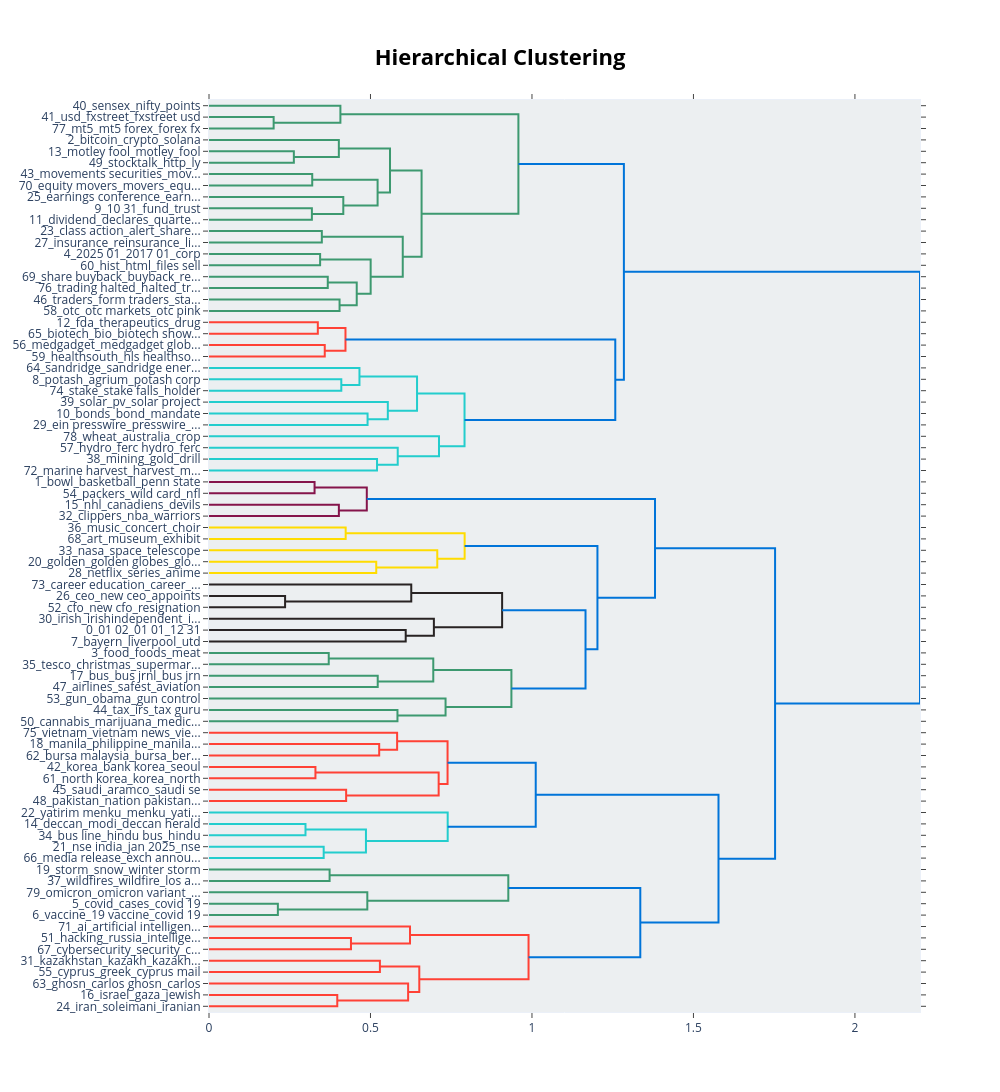

Source (notebook cell):
### Markdown cell above
### Hover-rich names for every internal node

BERTopic draws an internal node's hover label from `hier_df['Parent_Name']`. By default
that's a stopword-heavy underscore string; we **overwrite it** with the *pooled top
words* of the topics beneath the node plus its size (`N topics, M docs`). Now hovering
any merge point answers "what cluster would form if I cut here?".

### Code cell
hier_df = topic_model.hierarchical_topics(docs, use_ctfidf=False, linkage_function=topic_linkage)

def clean_name(topic_list):
    # pooled top c-TF-IDF words across the topics under a node, + cluster size
    pool = {}
    for tid in topic_list:
        for w, sc in topic_model.get_topic(tid)[:5]:
            if w:
                pool[w] = pool.get(w, 0.0) + sc
    top = sorted(pool, key=pool.get, reverse=True)[:6]
    ndocs = int(sizes.reindex(topic_list).fillna(0).sum())
    return f"{' · '.join(top)}  ({len(topic_list)} topics, {ndocs:,} docs)"

hier_df["Parent_Name"] = hier_df["Topics"].apply(clean_name)

# Inline preview: cap leaves so it's readable in the notebook. Hover the merge points.
fig_hier = topic_model.visualize_hierarchy(
    hierarchical_topics=hier_df, use_ctfidf=False, linkage_function=topic_linkage,
    top_n_topics=80,
)
fig_hier

### Figure 1 — Plotly figure (JSON) as saved in the notebook; plotly's stock layout.template omitted (floating-point values rounded to 4 significant figures)
{"data": [{"hoverinfo": "text", "marker": {"color": "rgb(61,153,112)"}, "mode": "lines", "type": "scatter", "x": [0.0, 0.2002, 0.2002, 0.0], "xaxis": "x", "y": [-15.0, -15.0, -25.0, -25.0], "yaxis": "y"}, {"hoverinfo": "text", "marker": {"color": "rgb(61,153,112)"}, "mode": "lines", "type": "scatter", "x": [0.0, 0.4068, 0.4068, 0.2002], "xaxis": "x", "y": [-5.0, -5.0, -20.0, -20.0], "yaxis": "y"}, {"hoverinfo": "text", "marker": {"color": "rgb(61,153,112)"}, "mode": "lines", "type": "scatter", "x": [0.0, 0.2627, 0.2627, 0.0], "xaxis": "x", "y": [-45.0, -45.0, -55.0, -55.0], "yaxis": "y"}, {"hoverinfo": "text", "marker": {"color": "rgb(61,153,112)"}, "mode": "lines", "type": "scatter", "x": [0.0, 0.402, 0.402, 0.2627], "xaxis": "x", "y": [-35.0, -35.0, -50.0, -50.0], "yaxis": "y"}, {"hoverinfo": "text", "marker": {"color": "rgb(61,153,112)"}, "mode": "lines", "type": "scatter", "x": [0.0, 0.3196, 0.3196, 0.0], "xaxis": "x", "y": [-65.0, -65.0, -75.0, -75.0], "yaxis": "y"}, {"hoverinfo": "text", "marker": {"color": "rgb(61,153,112)"}, "mode": "lines", "type": "scatter", "x": [0.0, 0.3185, 0.3185, 0.0], "xaxis": "x", "y": [-95.0, -95.0, -105.0, -105.0], "yaxis": "y"}, {"hoverinfo": "text", "marker": {"color": "rgb(61,153,112)"}, "mode": "lines", "type": "scatter", "x": [0.0, 0.4158, 0.4158, 0.3185], "xaxis": "x", "y": [-85.0, -85.0, -100.0, -100.0], "yaxis": "y"}, {"hoverinfo": "text", "marker": {"color": "rgb(61,153,112)"}, "mode": "lines", "type": "scatter", "x": [0.3196, 0.522, 0.522, 0.4158], "xaxis": "x", "y": [-70.0, -70.0, -92.5, -92.5], "yaxis": "y"}, {"hoverinfo": "text", "marker": {"color": "rgb(61,153,112)"}, "mode": "lines", "type": "scatter", "x": [0.402, 0.5605, 0.5605, 0.522], "xaxis": "x", "y": [-42.5, -42.5, -81.25, -81.25], "yaxis": "y"}, {"hoverinfo": "text", "marker": {"color": "rgb(61,153,112)"}, "mode": "lines", "type": "scatter", "x": [0.0, 0.3494, 0.3494, 0.0], "xaxis": "x", "y": [-115.0, -115.0, -125.0, -125.0], "yaxis": "y"}, {"hoverinfo": "text", "marker": {"color": "rgb(61,153,112)"}, "mode": "lines", "type": "scatter", "x": [0.0, 0.3441, 0.3441, 0.0], "xaxis": "x", "y": [-135.0, -135.0, -145.0, -145.0], "yaxis": "y"}, {"hoverinfo": "text", "marker": {"color": "rgb(61,153,112)"}, "mode": "lines", "type": "scatter", "x": [0.0, 0.3678, 0.3678, 0.0], "xaxis": "x", "y": [-155.0, -155.0, -165.0, -165.0], "yaxis": "y"}, {"hoverinfo": "text", "marker": {"color": "rgb(61,153,112)"}, "mode": "lines", "type": "scatter", "x": [0.0, 0.4042, 0.4042, 0.0], "xaxis": "x", "y": [-175.0, -175.0, -185.0, -185.0], "yaxis": "y"}, {"hoverinfo": "text", "marker": {"color": "rgb(61,153,112)"}, "mode": "lines", "type": "scatter", "x": [0.3678, 0.4574, 0.4574, 0.4042], "xaxis": "x", "y": [-160.0, -160.0, -180.0, -180.0], "yaxis": "y"}, {"hoverinfo": "text", "marker": {"color": "rgb(61,153,112)"}, "mode": "lines", "type": "scatter", "x": [0.3441, 0.5005, 0.5005, 0.4574], "xaxis": "x", "y": [-140.0, -140.0, -170.0, -170.0], "yaxis": "y"}, {"hoverinfo": "text", "marker": {"color": "rgb(61,153,112)"}, "mode": "lines", "type": "scatter", "x": [0.3494, 0.5999, 0.5999, 0.5005], "xaxis": "x", "y": [-120.0, -120.0, -155.0, -155.0], "yaxis": "y"}, {"hoverinfo": "text", "marker": {"color": "rgb(61,153,112)"}, "mode": "lines", "type": "scatter", "x": [0.5605, 0.6582, 0.6582, 0.5999], "xaxis": "x", "y": [-61.88, -61.88, -137.5, -137.5], "yaxis": "y"}, {"hoverinfo": "text", "marker": {"color": "rgb(61,153,112)"}, "mode": "lines", "type": "scatter", "x": [0.4068, 0.958, 0.958, 0.6582], "xaxis": "x", "y": [-12.5, -12.5, -99.69, -99.69], "yaxis": "y"}, {"hoverinfo": "text", "marker": {"color": "rgb(255,65,54)"}, "mode": "lines", "type": "scatter", "x": [0.0, 0.3369, 0.3369, 0.0], "xaxis": "x", "y": [-195.0, -195.0, -205.0, -205.0], "yaxis": "y"}, {"hoverinfo": "text", "marker": {"color": "rgb(255,65,54)"}, "mode": "lines", "type": "scatter", "x": [0.0, 0.3584, 0.3584, 0.0], "xaxis": "x", "y": [-215.0, -215.0, -225.0, -225.0], "yaxis": "y"}, {"hoverinfo": "text", "marker": {"color": "rgb(255,65,54)"}, "mode": "lines", "type": "scatter", "x": [0.3369, 0.4226, 0.4226, 0.3584], "xaxis": "x", "y": [-200.0, -200.0, -220.0, -220.0], "yaxis": "y"}, {"hoverinfo": "text", "marker": {"color": "rgb(35,205,205)"}, "mode": "lines", "type": "scatter", "x": [0.0, 0.4096, 0.4096, 0.0], "xaxis": "x", "y": [-245.0, -245.0, -255.0, -255.0], "yaxis": "y"}, {"hoverinfo": "text", "marker": {"color": "rgb(35,205,205)"}, "mode": "lines", "type": "scatter", "x": [0.0, 0.4659, 0.4659, 0.4096], "xaxis": "x", "y": [-235.0, -235.0, -250.0, -250.0], "yaxis": "y"}, {"hoverinfo": "text", "marker": {"color": "rgb(35,205,205)"}, "mode": "lines", "type": "scatter", "x": [0.0, 0.491, 0.491, 0.0], "xaxis": "x", "y": [-275.0, -275.0, -285.0, -285.0], "yaxis": "y"}, {"hoverinfo": "text", "marker": {"color": "rgb(35,205,205)"}, "mode": "lines", "type": "scatter", "x": [0.0, 0.5537, 0.5537, 0.491], "xaxis": "x", "y": [-265.0, -265.0, -280.0, -280.0], "yaxis": "y"}, {"hoverinfo": "text", "marker": {"color": "rgb(35,205,205)"}, "mode": "lines", "type": "scatter", "x": [0.4659, 0.6442, 0.6442, 0.5537], "xaxis": "x", "y": [-242.5, -242.5, -272.5, -272.5], "yaxis": "y"}, {"hoverinfo": "text", "marker": {"color": "rgb(35,205,205)"}, "mode": "lines", "type": "scatter", "x": [0.0, 0.5203, 0.5203, 0.0], "xaxis": "x", "y": [-315.0, -315.0, -325.0, -325.0], "yaxis": "y"}, {"hoverinfo": "text", "marker": {"color": "rgb(35,205,205)"}, "mode": "lines", "type": "scatter", "x": [0.0, 0.5844, 0.5844, 0.5203], "xaxis": "x", "y": [-305.0, -305.0, -320.0, -320.0], "yaxis": "y"}, {"hoverinfo": "text", "marker": {"color": "rgb(35,205,205)"}, "mode": "lines", "type": "scatter", "x": [0.0, 0.7121, 0.7121, 0.5844], "xaxis": "x", "y": [-295.0, -295.0, -312.5, -312.5], "yaxis": "y"}, {"hoverinfo": "text", "marker": {"color": "rgb(35,205,205)"}, "mode": "lines", "type": "scatter", "x": [0.6442, 0.7912, 0.7912, 0.7121], "xaxis": "x", "y": [-257.5, -257.5, -303.8, -303.8], "yaxis": "y"}, {"hoverinfo": "text", "marker": {"color": "rgb(0,116,217)"}, "mode": "lines", "type": "scatter", "x": [0.4226, 1.258, 1.258, 0.7912], "xaxis": "x", "y": [-210.0, -210.0, -280.6, -280.6], "yaxis": "y"}, {"hoverinfo": "text", "marker": {"color": "rgb(0,116,217)"}, "mode": "lines", "type": "scatter", "x": [0.958, 1.285, 1.285, 1.258], "xaxis": "x", "y": [-56.09, -56.09, -245.3, -245.3], "yaxis": "y"}, {"hoverinfo": "text", "marker": {"color": "rgb(133,20,75)"}, "mode": "lines", "type": "scatter", "x": [0.0, 0.3268, 0.3268, 0.0], "xaxis": "x", "y": [-335.0, -335.0, -345.0, -345.0], "yaxis": "y"}, {"hoverinfo": "text", "marker": {"color": "rgb(133,20,75)"}, "mode": "lines", "type": "scatter", "x": [0.0, 0.4021, 0.4021, 0.0], "xaxis": "x", "y": [-355.0, -355.0, -365.0, -365.0], "yaxis": "y"}, {"hoverinfo": "text", "marker": {"color": "rgb(133,20,75)"}, "mode": "lines", "type": "scatter", "x": [0.3268, 0.4886, 0.4886, 0.4021], "xaxis": "x", "y": [-340.0, -340.0, -360.0, -360.0], "yaxis": "y"}, {"hoverinfo": "text", "marker": {"color": "rgb(255,220,0)"}, "mode": "lines", "type": "scatter", "x": [0.0, 0.4232, 0.4232, 0.0], "xaxis": "x", "y": [-375.0, -375.0, -385.0, -385.0], "yaxis": "y"}, {"hoverinfo": "text", "marker": {"color": "rgb(255,220,0)"}, "mode": "lines", "type": "scatter", "x": [0.0, 0.5178, 0.5178, 0.0], "xaxis": "x", "y": [-405.0, -405.0, -415.0, -415.0], "yaxis": "y"}, {"hoverinfo": "text", "marker": {"color": "rgb(255,220,0)"}, "mode": "lines", "type": "scatter", "x": [0.0, 0.7068, 0.7068, 0.5178], "xaxis": "x", "y": [-395.0, -395.0, -410.0, -410.0], "yaxis": "y"}, {"hoverinfo": "text", "marker": {"color": "rgb(255,220,0)"}, "mode": "lines", "type": "scatter", "x": [0.4232, 0.7915, 0.7915, 0.7068], "xaxis": "x", "y": [-380.0, -380.0, -402.5, -402.5], "yaxis": "y"}, {"hoverinfo": "text", "marker": {"color": "rgb(40,35,35)"}, "mode": "lines", "type": "scatter", "x": [0.0, 0.2356, 0.2356, 0.0], "xaxis": "x", "y": [-435.0, -435.0, -445.0, -445.0], "yaxis": "y"}, {"hoverinfo": "text", "marker": {"color": "rgb(40,35,35)"}, "mode": "lines", "type": "scatter", "x": [0.0, 0.6262, 0.6262, 0.2356], "xaxis": "x", "y": [-425.0, -425.0, -440.0, -440.0], "yaxis": "y"}, {"hoverinfo": "text", "marker": {"color": "rgb(40,35,35)"}, "mode": "lines", "type": "scatter", "x": [0.0, 0.6091, 0.6091, 0.0], "xaxis": "x", "y": [-465.0, -465.0, -475.0, -475.0], "yaxis": "y"}, {"hoverinfo": "text", "marker": {"color": "rgb(40,35,35)"}, "mode": "lines", "type": "scatter", "x": [0.0, 0.6963, 0.6963, 0.6091], "xaxis": "x", "y": [-455.0, -455.0, -470.0, -470.0], "yaxis": "y"}, {"hoverinfo": "text", "marker": {"color": "rgb(40,35,35)"}, "mode": "lines", "type": "scatter", "x": [0.6262, 0.9076, 0.9076, 0.6963], "xaxis": "x", "y": [-432.5, -432.5, -462.5, -462.5], "yaxis": "y"}, {"hoverinfo": "text", "marker": {"color": "rgb(61,153,112)"}, "mode": "lines", "type": "scatter", "x": [0.0, 0.3707, 0.3707, 0.0], "xaxis": "x", "y": [-485.0, -485.0, -495.0, -495.0], "yaxis": "y"}, {"hoverinfo": "text", "marker": {"color": "rgb(61,153,112)"}, "mode": "lines", "type": "scatter", "x": [0.0, 0.5224, 0.5224, 0.0], "xaxis": "x", "y": [-505.0, -505.0, -515.0, -515.0], "yaxis": "y"}, {"hoverinfo": "text", "marker": {"color": "rgb(61,153,112)"}, "mode": "lines", "type": "scatter", "x": [0.3707, 0.6944, 0.6944, 0.5224], "xaxis": "x", "y": [-490.0, -490.0, -510.0, -510.0], "yaxis": "y"}, {"hoverinfo": "text", "marker": {"color": "rgb(61,153,112)"}, "mode": "lines", "type": "scatter", "x": [0.0, 0.5835, 0.5835, 0.0], "xaxis": "x", "y": [-535.0, -535.0, -545.0, -545.0], "yaxis": "y"}, {"hoverinfo": "text", "marker": {"color": "rgb(61,153,112)"}, "mode": "lines", "type": "scatter", "x": [0.0, 0.7325, 0.7325, 0.5835], "xaxis": "x", "y": [-525.0, -525.0, -540.0, -540.0], "yaxis": "y"}, {"hoverinfo": "text", "marker": {"color": "rgb(61,153,112)"}, "mode": "lines", "type": "scatter", "x": [0.6944, 0.9363, 0.9363, 0.7325], "xaxis": "x", "y": [-500.0, -500.0, -532.5, -532.5], "yaxis": "y"}, {"hoverinfo": "text", "marker": {"color": "rgb(0,116,217)"}, "mode": "lines", "type": "scatter", "x": [0.9076, 1.166, 1.166, 0.9363], "xaxis": "x", "y": [-447.5, -447.5, -516.2, -516.2], "yaxis": "y"}, {"hoverinfo": "text", "marker": {"color": "rgb(0,116,217)"}, "mode": "lines", "type": "scatter", "x": [0.7915, 1.203, 1.203, 1.166], "xaxis": "x", "y": [-391.2, -391.2, -481.9, -481.9], "yaxis": "y"}, {"hoverinfo": "text", "marker": {"color": "rgb(0,116,217)"}, "mode": "lines", "type": "scatter", "x": [0.4886, 1.381, 1.381, 1.203], "xaxis": "x", "y": [-350.0, -350.0, -436.6, -436.6], "yaxis": "y"}, {"hoverinfo": "text", "marker": {"color": "rgb(255,65,54)"}, "mode": "lines", "type": "scatter", "x": [0.0, 0.527, 0.527, 0.0], "xaxis": "x", "y": [-565.0, -565.0, -575.0, -575.0], "yaxis": "y"}, {"hoverinfo": "text", "marker": {"color": "rgb(255,65,54)"}, "mode": "lines", "type": "scatter", "x": [0.0, 0.5825, 0.5825, 0.527], "xaxis": "x", "y": [-555.0, -555.0, -570.0, -570.0], "yaxis": "y"}, {"hoverinfo": "text", "marker": {"color": "rgb(255,65,54)"}, "mode": "lines", "type": "scatter", "x": [0.0, 0.3296, 0.3296, 0.0], "xaxis": "x", "y": [-585.0, -585.0, -595.0, -595.0], "yaxis": "y"}, {"hoverinfo": "text", "marker": {"color": "rgb(255,65,54)"}, "mode": "lines", "type": "scatter", "x": [0.0, 0.4246, 0.4246, 0.0], "xaxis": "x", "y": [-605.0, -605.0, -615.0, -615.0], "yaxis": "y"}, {"hoverinfo": "text", "marker": {"color": "rgb(255,65,54)"}, "mode": "lines", "type": "scatter", "x": [0.3296, 0.7111, 0.7111, 0.4246], "xaxis": "x", "y": [-590.0, -590.0, -610.0, -610.0], "yaxis": "y"}, {"hoverinfo": "text", "marker": {"color": "rgb(255,65,54)"}, "mode": "lines", "type": "scatter", "x": [0.5825, 0.7387, 0.7387, 0.7111], "xaxis": "x", "y": [-562.5, -562.5, -600.0, -600.0], "yaxis": "y"}, {"hoverinfo": "text", "marker": {"color": "rgb(35,205,205)"}, "mode": "lines", "type": "scatter", "x": [0.0, 0.2988, 0.2988, 0.0], "xaxis": "x", "y": [-635.0, -635.0, -645.0, -645.0], "yaxis": "y"}, {"hoverinfo": "text", "marker": {"color": "rgb(35,205,205)"}, "mode": "lines", "type": "scatter", "x": [0.0, 0.3551, 0.3551, 0.0], "xaxis": "x", "y": [-655.0, -655.0, -665.0, -665.0], "yaxis": "y"}, {"hoverinfo": "text", "marker": {"color": "rgb(35,205,205)"}, "mode": "lines", "type": "scatter", "x": [0.2988, 0.486, 0.486, 0.3551], "xaxis": "x", "y": [-640.0, -640.0, -660.0, -660.0], "yaxis": "y"}, {"hoverinfo": "text", "marker": {"color": "rgb(35,205,205)"}, "mode": "lines", "type": "scatter", "x": [0.0, 0.7391, 0.7391, 0.486], "xaxis": "x", "y": [-625.0, -625.0, -650.0, -650.0], "yaxis": "y"}, {"hoverinfo": "text", "marker": {"color": "rgb(0,116,217)"}, "mode": "lines", "type": "scatter", "x": [0.7387, 1.012, 1.012, 0.7391], "xaxis": "x", "y": [-581.2, -581.2, -637.5, -637.5], "yaxis": "y"}, {"hoverinfo": "text", "marker": {"color": "rgb(61,153,112)"}, "mode": "lines", "type": "scatter", "x": [0.0, 0.3734, 0.3734, 0.0], "xaxis": "x", "y": [-675.0, -675.0, -685.0, -685.0], "yaxis": "y"}, {"hoverinfo": "text", "marker": {"color": "rgb(61,153,112)"}, "mode": "lines", "type": "scatter", "x": [0.0, 0.2132, 0.2132, 0.0], "xaxis": "x", "y": [-705.0, -705.0, -715.0, -715.0], "yaxis": "y"}, {"hoverinfo": "text", "marker": {"color": "rgb(61,153,112)"}, "mode": "lines", "type": "scatter", "x": [0.0, 0.4902, 0.4902, 0.2132], "xaxis": "x", "y": [-695.0, -695.0, -710.0, -710.0], "yaxis": "y"}, {"hoverinfo": "text", "marker": {"color": "rgb(61,153,112)"}, "mode": "lines", "type": "scatter", "x": [0.3734, 0.9267, 0.9267, 0.4902], "xaxis": "x", "y": [-680.0, -680.0, -702.5, -702.5], "yaxis": "y"}, {"hoverinfo": "text", "marker": {"color": "rgb(255,65,54)"}, "mode": "lines", "type": "scatter", "x": [0.0, 0.4396, 0.4396, 0.0], "xaxis": "x", "y": [-735.0, -735.0, -745.0, -745.0], "yaxis": "y"}, {"hoverinfo": "text", "marker": {"color": "rgb(255,65,54)"}, "mode": "lines", "type": "scatter", "x": [0.0, 0.6224, 0.6224, 0.4396], "xaxis": "x", "y": [-725.0, -725.0, -740.0, -740.0], "yaxis": "y"}, {"hoverinfo": "text", "marker": {"color": "rgb(255,65,54)"}, "mode": "lines", "type": "scatter", "x": [0.0, 0.5292, 0.5292, 0.0], "xaxis": "x", "y": [-755.0, -755.0, -765.0, -765.0], "yaxis": "y"}, {"hoverinfo": "text", "marker": {"color": "rgb(255,65,54)"}, "mode": "lines", "type": "scatter", "x": [0.0, 0.3972, 0.3972, 0.0], "xaxis": "x", "y": [-785.0, -785.0, -795.0, -795.0], "yaxis": "y"}, {"hoverinfo": "text", "marker": {"color": "rgb(255,65,54)"}, "mode": "lines", "type": "scatter", "x": [0.0, 0.6166, 0.6166, 0.3972], "xaxis": "x", "y": [-775.0, -775.0, -790.0, -790.0], "yaxis": "y"}, {"hoverinfo": "text", "marker": {"color": "rgb(255,65,54)"}, "mode": "lines", "type": "scatter", "x": [0.5292, 0.6511, 0.6511, 0.6166], "xaxis": "x", "y": [-760.0, -760.0, -782.5, -782.5], "yaxis": "y"}, {"hoverinfo": "text", "marker": {"color": "rgb(255,65,54)"}, "mode": "lines", "type": "scatter", "x": [0.6224, 0.9894, 0.9894, 0.6511], "xaxis": "x", "y": [-732.5, -732.5, -771.2, -771.2], "yaxis": "y"}, {"hoverinfo": "text", "marker": {"color": "rgb(0,116,217)"}, "mode": "lines", "type": "scatter", "x": [0.9267, 1.335, 1.335, 0.9894], "xaxis": "x", "y": [-691.2, -691.2, -751.9, -751.9], "yaxis": "y"}, {"hoverinfo": "text", "marker": {"color": "rgb(0,116,217)"}, "mode": "lines", "type": "scatter", "x": [1.012, 1.578, 1.578, 1.335], "xaxis": "x", "y": [-609.4, -609.4, -721.6, -721.6], "yaxis": "y"}, {"hoverinfo": "text", "marker": {"color": "rgb(0,116,217)"}, "mode": "lines", "type": "scatter", "x": [1.381, 1.753, 1.753, 1.578], "xaxis": "x", "y": [-393.3, -393.3, -665.5, -665.5], "yaxis": "y"}, {"hoverinfo": "text", "marker": {"color": "rgb(0,116,217)"}, "mode": "lines", "type": "scatter", "x": [1.285, 2.201, 2.201, 1.753], "xaxis": "x", "y": [-150.7, -150.7, -529.4, -529.4], "yaxis": "y"}, {"hoverinfo": "text", "hovertext": [], "marker": {"color": "black"}, "mode": "markers", "showlegend": false, "type": "scatter", "x": [], "y": []}, {"hoverinfo": "text", "hovertext": [], "marker": {"color": "black"}, "mode": "markers", "showlegend": false, "type": "scatter", "x": [], "y": []}], "layout": {"autosize": false, "height": 1400, "hoverlabel": {"bgcolor": "white", "font": {"family": "Rockwell", "size": 16}}, "hovermode": "closest", "plot_bgcolor": "#ECEFF1", "showlegend": false, "title": {"font": {"color": "Black", "size": 22}, "text": "<b>Hierarchical Clustering</b>", "x": 0.5, "xanchor": "center", "yanchor": "top"}, "width": 1000, "xaxis": {"mirror": "allticks", "rangemode": "tozero", "showgrid": false, "showline": true, "showticklabels": true, "ticks": "outside", "type": "linear", "zeroline": false}, "yaxis": {"mirror": "allticks", "range": [-800.0, 0.0], "rangemode": "tozero", "showgrid": false, "showline": true, "showticklabels": true, "tickmode": "array", "ticks": "outside", "ticktext": ["40_sensex_nifty_points", "41_usd_fxstreet_fxstreet usd", "77_mt5_mt5 forex_forex fx", "2_bitcoin_crypto_solana", "13_motley fool_motley_fool", "49_stocktalk_http_ly", "43_movements securities_mov...", "70_equity movers_movers_equ...", "25_earnings conference_earn...", "9_10 31_fund_trust", "11_dividend_declares_quarte...", "23_class action_alert_share...", "27_insurance_reinsurance_li...", "4_2025 01_2017 01_corp", "60_hist_html_files sell", "69_share buyback_buyback_re...", "76_trading halted_halted_tr...", "46_traders_form traders_sta...", "58_otc_otc markets_otc pink", "12_fda_therapeutics_drug", "65_biotech_bio_biotech show...", "56_medgadget_medgadget glob...", "59_healthsouth_hls healthso...", "64_sandridge_sandridge ener...", "8_potash_agrium_potash corp", "74_stake_stake falls_holder", "39_solar_pv_solar project", "10_bonds_bond_mandate", "29_ein presswire_presswire_...", "78_wheat_australia_crop", "57_hydro_ferc hydro_ferc", "38_mining_gold_drill", "72_marine harvest_harvest_m...", "1_bowl_basketball_penn state", "54_packers_wild card_nfl", "15_nhl_canadiens_devils", "32_clippers_nba_warriors", "36_music_concert_choir", "68_art_museum_exhibit", "33_nasa_space_telescope", "20_golden_golden globes_glo...", "28_netflix_series_anime", "73_career education_career_...", "26_ceo_new ceo_appoints", "52_cfo_new cfo_resignation", "30_irish_irishindependent_i...", "0_01 02_01 01_12 31", "7_bayern_liverpool_utd", "3_food_foods_meat", "35_tesco_christmas_supermar...", "17_bus_bus jrnl_bus jrn", "47_airlines_safest_aviation", "53_gun_obama_gun control", "44_tax_irs_tax guru", "50_cannabis_marijuana_medic...", "75_vietnam_vietnam news_vie...", "18_manila_philippine_manila...", "62_bursa malaysia_bursa_ber...", "42_korea_bank korea_seoul", "61_north korea_korea_north", "45_saudi_aramco_saudi se", "48_pakistan_nation pakistan...", "22_yatirim menku_menku_yati...", "14_deccan_modi_deccan herald", "34_bus line_hindu bus_hindu", "21_nse india_jan 2025_nse", "66_media release_exch annou...", "19_storm_snow_winter storm", "37_wildfires_wildfire_los a...", "79_omicron_omicron variant_...", "5_covid_cases_covid 19", "6_vaccine_19 vaccine_covid 19", "71_ai_artificial intelligen...", "51_hacking_russia_intellige...", "67_cybersecurity_security_c...", "31_kazakhstan_kazakh_kazakh...", "55_cyprus_greek_cyprus mail", "63_ghosn_carlos ghosn_carlos", "16_israel_gaza_jewish", "24_iran_soleimani_iranian"], "tickvals": [-5.0, -15.0, -25.0, -35.0, -45.0, -55.0, -65.0, -75.0, -85.0, -95.0, -105.0, -115.0, -125.0, -135.0, -145.0, -155.0, -165.0, -175.0, -185.0, -195.0, -205.0, -215.0, -225.0, -235.0, -245.0, -255.0, -265.0, -275.0, -285.0, -295.0, -305.0, -315.0, -325.0, -335.0, -345.0, -355.0, -365.0, -375.0, -385.0, -395.0, -405.0, -415.0, -425.0, -435.0, -445.0, -455.0, -465.0, -475.0, -485.0, -495.0, -505.0, -515.0, -525.0, -535.0, -545.0, -555.0, -565.0, -575.0, -585.0, -595.0, -605.0, -615.0, -625.0, -635.0, -645.0, -655.0, -665.0, -675.0, -685.0, -695.0, -705.0, -715.0, -725.0, -735.0, -745.0, -755.0, -765.0, -775.0, -785.0, -795.0], "type": "linear", "zeroline": false}}}
